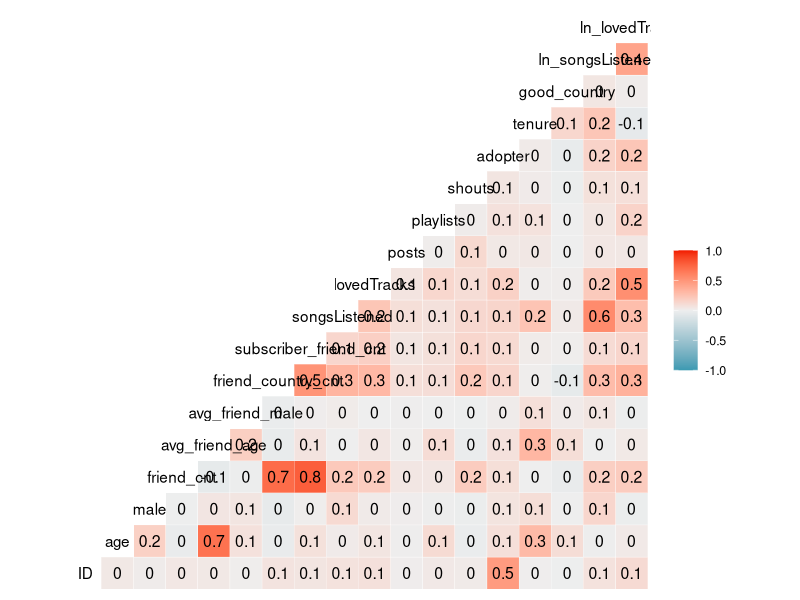
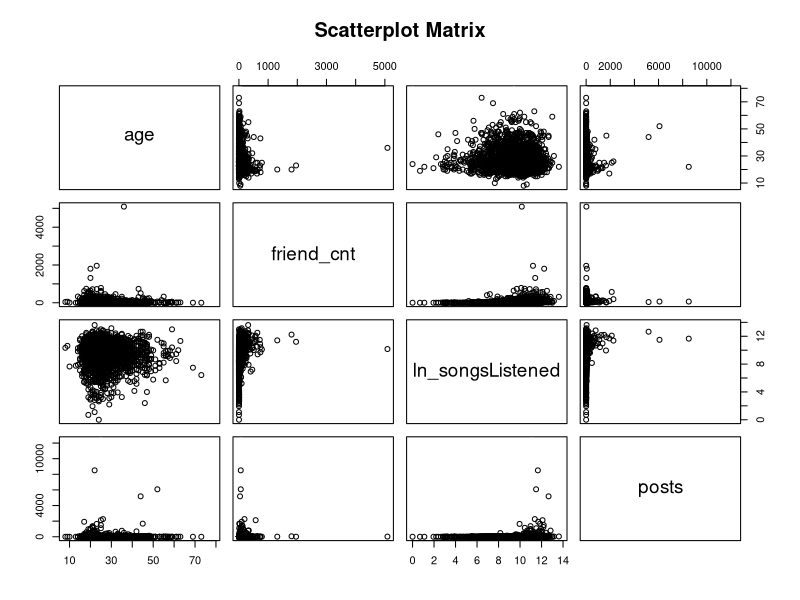
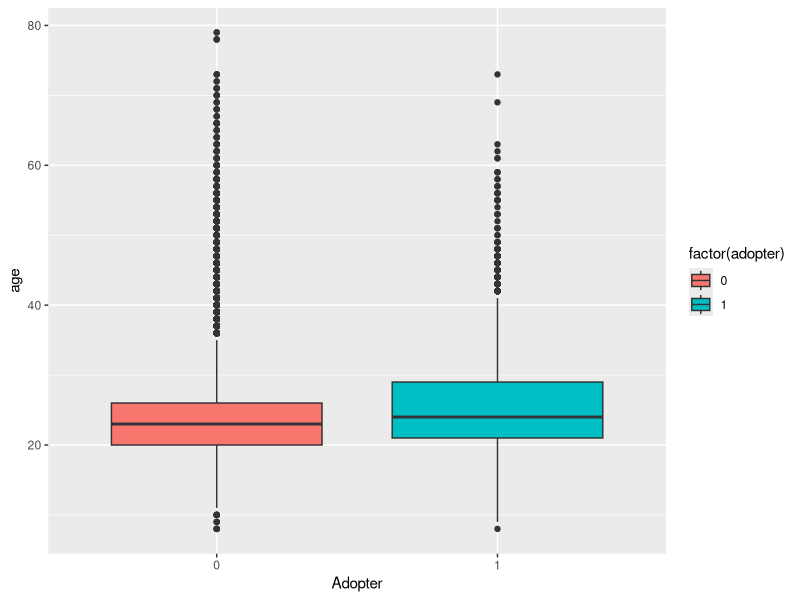
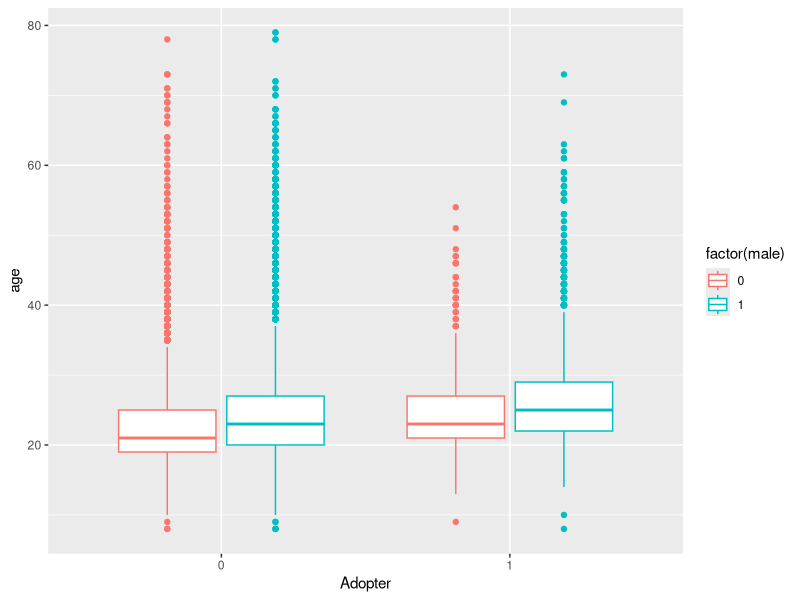
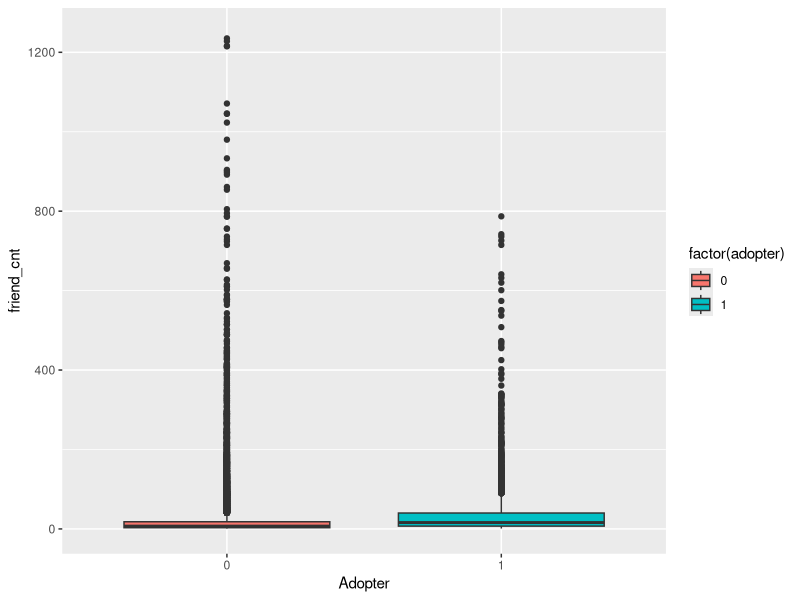
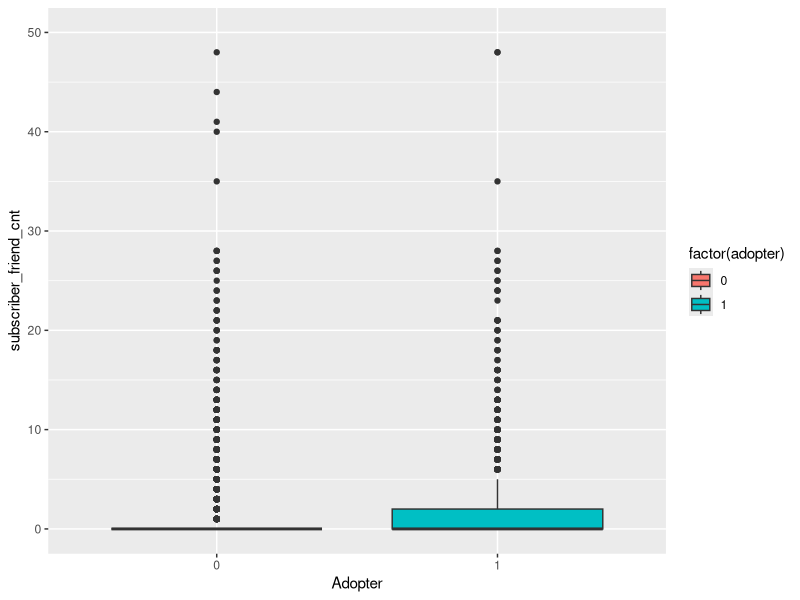
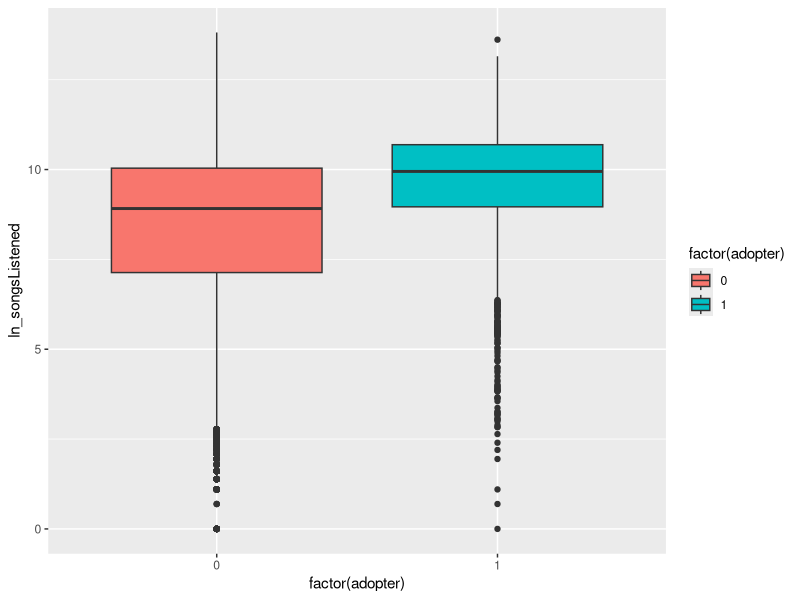
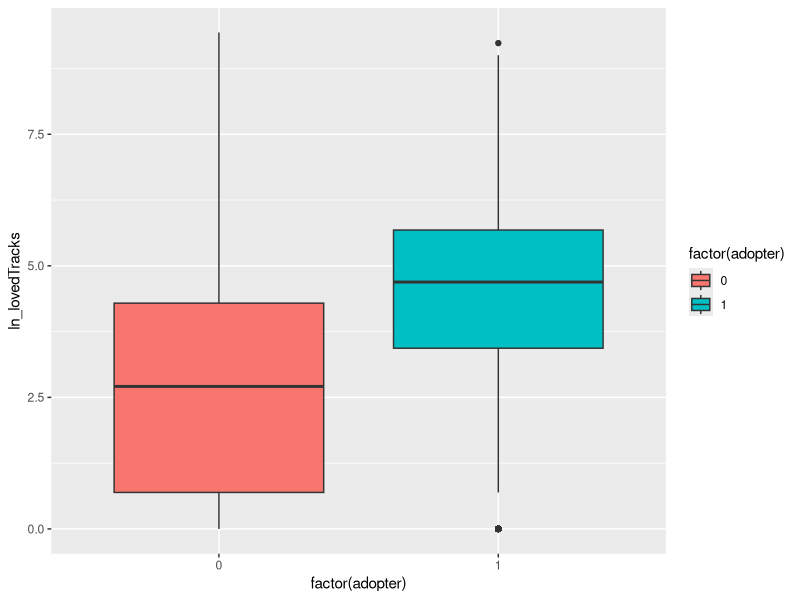

Source code (R) for these figures, in order:
## ---- chunk 1
# Load relevant packages
library(dplyr)
library(ggplot2)
library(corrplot)
library(MatchIt)
library(psych)
library(GGally)
library(gridExtra)
## ---- chunk 2
#read the dataset
High_Note <- read.csv("Data/peer_influence.csv", header = TRUE)
## ---- chunk 3
describeBy(High_Note, group = High_Note$adopter, mat = FALSE, digits=2)
## ---- chunk 4
#Take log of variables where values are too large compared to the others
High_Note <- High_Note %>% mutate(ln_songsListened = log(songsListened + 1))
High_Note <- High_Note %>% mutate(ln_lovedTracks = log(lovedTracks + 1))
## ---- chunk 5
#Start with some visualizations
ggcorr(High_Note, palette = "RdBu", label = TRUE)
pairs(~age+friend_cnt+ln_songsListened+posts, col=High_Note$adopter, data=High_Note, main="Scatterplot Matrix")
## ---- chunk 6
#Demographics
Age_plot <- ggplot(High_Note, aes(x = factor(adopter), y = age)) + geom_boxplot(aes(fill = factor(adopter))) + labs(x = "Adopter")
Age_plot

Age_plotbygender <- ggplot(High_Note, aes(x=factor(adopter), y=age, color = factor(male))) + geom_boxplot() + labs(x = "Adopter")
Age_plotbygender
## ---- chunk 7
#Peer influence
friend_cnt_plot <- ggplot(High_Note, aes(x = factor(adopter), y = friend_cnt)) + geom_boxplot(aes(fill = factor(adopter))) +ylim(0, 1250) +
  labs(x = "Adopter")
friend_cnt_plot

subscriber_friend_cnt_plot <- ggplot(High_Note, aes(x = factor(adopter), y = subscriber_friend_cnt)) + 
  geom_boxplot(aes(fill = factor(adopter))) + ylim(0, 50)  + labs(x = "Adopter")
subscriber_friend_cnt_plot
## ---- chunk 8
#user engagement 
ln_songsListened_plot <- ggplot(High_Note, aes(x = factor(adopter), y = ln_songsListened)) + geom_boxplot(aes(fill = factor(adopter)))
ln_songsListened_plot

ln_lovedTracks_plot <- ggplot(High_Note, aes(x = factor(adopter), y = ln_lovedTracks)) + geom_boxplot(aes(fill = factor(adopter)))
ln_lovedTracks_plot
## ---- chunk 9
#Transform subscriber friend count into the Treatment and control variable with Treatment being 1 and Control being 0
High_Note$Treatment <- ifelse(High_Note$subscriber_friend_cnt >= 1, 1, 0)
## ---- chunk 10
#For those who have 1 or more subscriber friends, on average 18% of them are premuim subsribers, 
# while those who have 0 subscriber friends, on average 5%  of them are premium subscribers. 

High_Note %>%
  group_by(Treatment) %>%
  summarise(mean_adopter = mean(adopter))

with(High_Note, t.test(adopter ~ Treatment))
## ---- chunk 11
High_Note_cov <- c("age","male","friend_cnt","avg_friend_age","avg_friend_male","friend_country_cnt","ln_songsListened", 
              "ln_lovedTracks","posts","playlists","shouts", "tenure","good_country")
High_Note %>%
  group_by(Treatment) %>%
  select(one_of(High_Note_cov)) %>%
  summarise_all(funs(mean(., na.rm = T)))
## ---- chunk 12
#T-test
list_of_var <- c("age","male","friend_cnt","avg_friend_age","avg_friend_male","friend_country_cnt","ln_songsListened", 
              "ln_lovedTracks","posts","playlists","shouts", "tenure","good_country")
lapply(list_of_var, function(v) {
  t.test(High_Note[, v] ~ High_Note$Treatment)
})
## ---- chunk 13
m_ps <- glm(Treatment ~ age + male + friend_cnt + avg_friend_age + avg_friend_male + friend_country_cnt +  
               ln_songsListened + ln_lovedTracks + posts + playlists + shouts + tenure + good_country,
             family = binomial(), data = High_Note)
summary(m_ps)
## ---- chunk 14
prs_df <- data.frame(pr_score = predict(m_ps, type = "response"),
                     Treatment = m_ps$model$Treatment)
head(prs_df)
## ---- chunk 15
labs <- paste("Treatment type:", c("1 or more friends", "0 friends"))
prs_df %>%
  mutate(SubscriberType = ifelse(Treatment == 1, labs[1], labs[2])) %>%
  ggplot(aes(x = pr_score)) +
  geom_histogram(color = "white", binwidth = 0.025) +
  facet_wrap(~SubscriberType) +
  xlab("Probability of Treatment") +
  theme_bw()
## ---- chunk 16
High_Note_nomiss <- High_Note %>%  # MatchIt does not allow missing values
  select(adopter, Treatment, one_of(High_Note_cov)) %>%
  na.omit()

mod_match <- matchit(Treatment ~ age + male + friend_cnt + avg_friend_age + avg_friend_male + friend_country_cnt +  
                       ln_songsListened + ln_lovedTracks + posts + playlists + shouts + tenure + good_country,
                     method = "nearest", data = High_Note_nomiss)
## ---- chunk 17
summary(mod_match)
plot(mod_match)
## ---- chunk 18
dta_m <- match.data(mod_match)
dim(dta_m)
## ---- chunk 19
fn_bal <- function(dta, variable) {
  dta$variable <- dta[, variable]
  dta$Treatment <- as.factor(dta$Treatment)
  support <- c(min(dta$variable), max(dta$variable))
  ggplot(dta, aes(x = distance, y = variable, color = Treatment)) +
    geom_point(alpha = 0.2, size = 1.3) +
    geom_smooth(method = "loess", se = F) +
    xlab("Propensity score") +
    ylab(variable) +
    theme_bw() +
    ylim(support)
}

grid.arrange(
  fn_bal(dta_m, "age"),
  fn_bal(dta_m, "male") + theme(legend.position = "none"),
  fn_bal(dta_m, "friend_cnt"),
  fn_bal(dta_m, "avg_friend_age") + theme(legend.position = "none"),
  fn_bal(dta_m, "friend_country_cnt"),
  fn_bal(dta_m, "ln_songsListened") + theme(legend.position = "none"),
  fn_bal(dta_m, "ln_lovedTracks"),
  fn_bal(dta_m, "playlists") + theme(legend.position = "none"),
  fn_bal(dta_m, "tenure"),
  fn_bal(dta_m, "good_country") + theme(legend.position = "none"),
  nrow = 6, widths = c(1, 0.8)
)
## ---- chunk 20
dta_m %>%
  group_by(Treatment) %>%
  select(one_of(High_Note_cov)) %>%
  summarise_all(funs(mean))

lapply(High_Note_cov, function(v) {
  t.test(dta_m[, v] ~ dta_m$Treatment)
})
## ---- chunk 21
with(dta_m, t.test(adopter ~ Treatment))
## ---- chunk 22
glm_treat1 <- glm(adopter ~ Treatment, data = dta_m, family = "binomial")
summary(glm_treat1)

glm_treat2 <- glm(adopter ~ age + male + friend_cnt + avg_friend_age + avg_friend_male + friend_country_cnt +  
                    ln_songsListened + ln_lovedTracks + posts + playlists + shouts + tenure + good_country + Treatment, 
                  data = dta_m, family = "binomial")
summary(glm_treat2)
## ---- chunk 23
exp(coef(glm_treat2))
